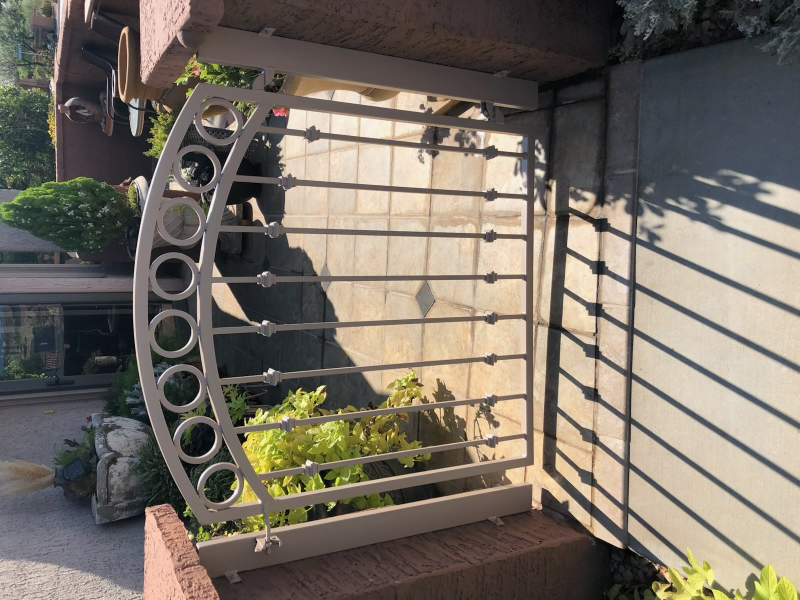
#> input picture website/images/2D4B8032-4A3E-4CF8-AE84-6FFBAF0B198B.jpeg, 1600 x 1200 px (shown at 1/2 size); its folder holds only this picture in this run
$ python optimize-images.py
#> lines starting #> are read from the running program, lines starting #| are printed output that depends on the picture
#!/usr/bin/env python3
"""
Make web-sized copies of every photo in website/images/.

  python3 tools/optimize-images.py

Writes (same file name as the original):
  website/images/web/<name>    max 1800px  - used in the lightbox / showcase
  website/images/thumb/<name>  max 900px   - used in gallery grids

Originals are never touched. Re-run after adding new photos. The site falls
back to the original file if an optimized copy is missing, so forgetting to
run this only costs page speed.
Requires Pillow:  pip3 install Pillow
"""
from pathlib import Path
from PIL import Image, ImageOps

ROOT = Path(__file__).resolve().parent.parent / "website" / "images"
SKIP = {"logo.png", "mockup.png", "header.png"}
SIZES = {"web": 1800, "thumb": 900}

for name, size in SIZES.items():
    (ROOT / name).mkdir(exist_ok=True)

for src in sorted(ROOT.iterdir()):
    if not src.is_file() or src.name in SKIP or src.suffix.lower() not in {".jpg", ".jpeg", ".png"}:
        continue
    img = ImageOps.exif_transpose(Image.open(src)).convert("RGB")
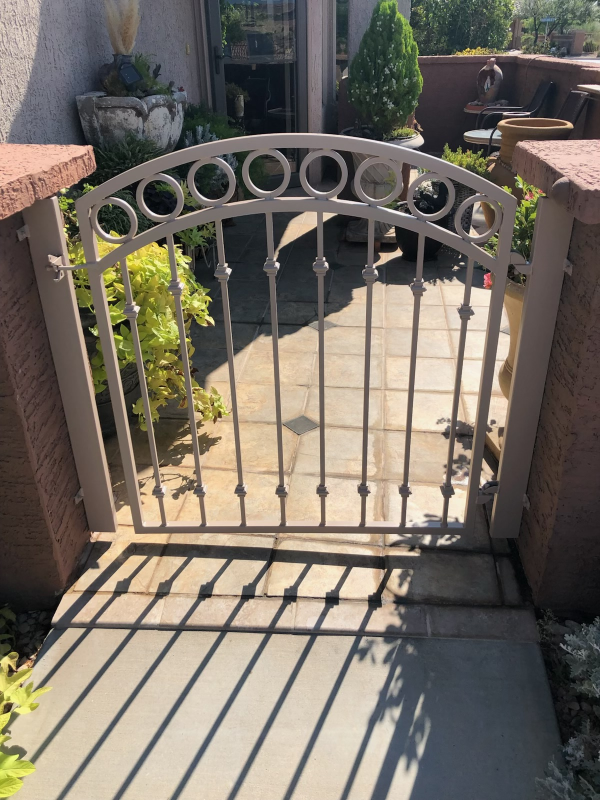
#> img: PIL image 1200x1600 RGB (shown at 1/2 size); mean R, G, B 119.7, 111.8, 101.2
    for folder, size in SIZES.items():
        out = ROOT / folder / src.name
#> (the run stopped early here; a loop or call above may not have finished)

$ run again, on website/images/IMG_0836.JPG
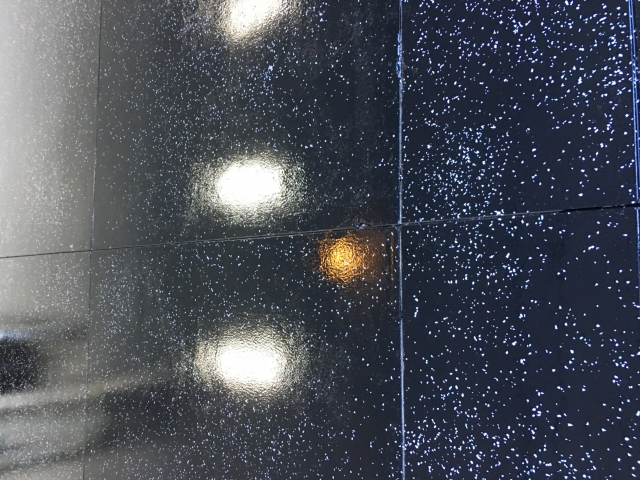
#> input picture website/images/IMG_0836.JPG, 1280 x 960 px (shown at 1/2 size)
#> `img = ImageOps.exif_transpose(Image.open(src)).convert("RGB")`:
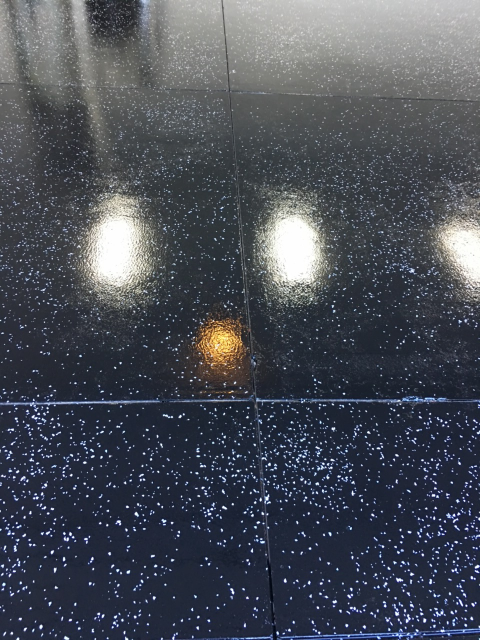
#> img: PIL image 960x1280 RGB (shown at 1/2 size); mean R, G, B 72.9, 77.3, 86.9
